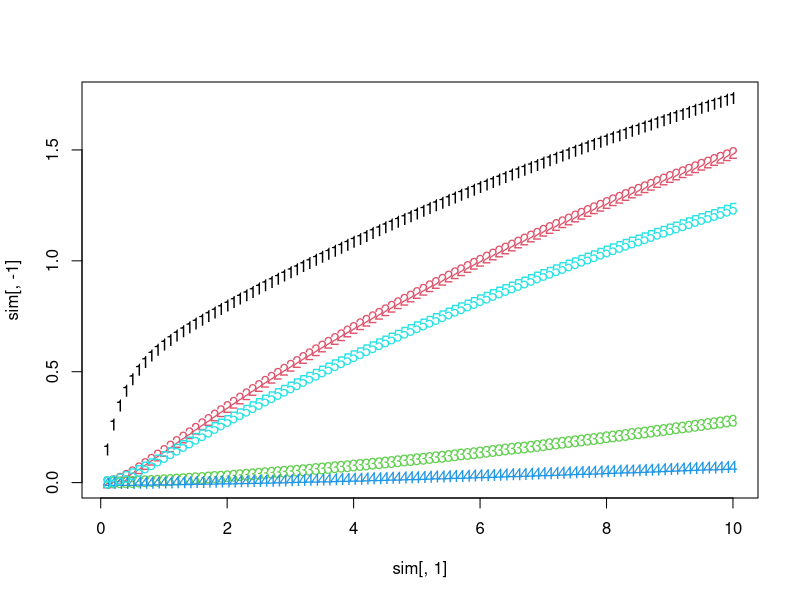

Write R code to recreate this figure.
#' Standard temperature and pressure correction factor
#'
#' @param std_temperature `numeric`, standard temperature value in Kelvin,
#' default: 273.2 K (== 0 °C)
#' @param tissue_temperature `numeric`, tissue temperature value in Kelvin,
#' default: 310.2 (== 37 °C)
#' @param std_pressure `numeric`, standard_pressure in atm, default: 1 atm
#' (== 101.325 kPa)
#' @return `numeric`, correction factor for temperature/pressure condition
#' @examples
#' # BTPS (body temperature, pressure saturated (ignored))
#' stp_factor()
#' # STPD (standard temperature, pressure, dry)
#' stp_factor(tissue_temperature = 273.2)
stp_factor <- function(std_temperature = 273.2, tissue_temperature = 310.2,
                       std_pressure = 1) {
    std_temperature / (std_pressure * tissue_temperature)
}

#' Conductance
#'
#' Conductance is defined as ability of the fluid to deliver anaesthetic agents
#' across a partial pressure gradient.
#'
#' @param flow `numeric`, blood/air flow in l/min.
#' @param partition_coefficient `numeric`, blood:gas or tissue:gas
#' partition coefficient
#' @param tp_factor `numeric`, temperature/pressure factor
#' @return `numeric`, conductance of the tissue in l/(min*atm)
#'
#' @details
#' From Cowles et al.:
#' "In the case of blood perfusing a tissue,
#' the conductance is equal to the rate of blood flow
#' multiplied by the blood:gas partition coefficient and the factor, T0/P0Ti.
#' In the case of the alveolar gas ventilating the lungs,
#' the conductance is the rate of alveolar ventilation
#' multiplied by the factor, T0/P0Ti.
#' The gas:gas partition coefficient is equal to 1.0, by definition."
#
#' @references
#' Eqn. 6 in
#' Cowles, A. L., Borgstedt, H. H., & Gillies, A. J. (1973).
#' A simplified digital method for predicting anesthetic uptake and distribution.
#' Computers in Biology and Medicine, 3(4), 385-395.
#' \doi{10.1016/0010-4825(73)90004-8}
conductance <- function(flow, partition_coefficient, tp_factor = stp_factor()) {
    unname(flow * partition_coefficient) * tp_factor
}

#' Capacitance
#'
#' Capacitance is defined as ability of a tissue to hold anaesthetic agents
#' ant any given partial pressure.
#'
#' @param tissue_volume `numeric`, tissue volume in l.
#' @param tissue_coefficient `numeric`, tissue:gas partition coefficient
#' @param blood_volume `numeric`, tissue volume in l.
#' @param blood_coefficient `numeric`, blood:gas partition coefficient
#' @param tp_factor `numeric`, temperature/pressure factor
#' @return `numeric`, conductance of the tissue in l/(min*atm)
#'
#' @details
#' From Cowles et al.:
#' "KETY(14) has shown that most tissues are so finely perfused that they
#' can be considered to be in equilibrium with their venous blood.
#' Therefore the venous blood contained within a tissue compartment must be
#' considered to be a part of that tissue compartment.
#'
#' @references
#' Eqn. 14 in
#' Cowles, A. L., Borgstedt, H. H., & Gillies, A. J. (1973).
#' A simplified digital method for predicting anesthetic uptake and distribution.
#' Computers in Biology and Medicine, 3(4), 385-395.
#' \doi{10.1016/0010-4825(73)90004-8}
capacitance <- function(tissue_volume, tissue_coefficient,
                        blood_volume, blood_coefficient,
                        tp_factor = stp_factor()) {
    unname(
        tissue_volume * tissue_coefficient +
        blood_volume * blood_coefficient
    ) * tp_factor
}

#' Lung capacitance
#'
#' Capacitance is defined as ability of a tissue to hold anaesthetic agents
#' ant any given partial pressure.
#'
#' @param tissue_volume `numeric`, tissue volume in l.
#' @param tissue_coefficient `numeric`, tissue:gas partition coefficient
#' @param blood_volume `numeric`, tissue volume in l.
#' @param blood_coefficient `numeric`, blood:gas partition coefficient
#' @param tp_factor `numeric`, temperature/pressure factor
#' @return `numeric`, conductance of the tissue in l/(min*atm)
#'
#' @details
#' From Cowles et al.:
#' Alveolar air, lung tissue and arterial blood are also in equilibrium.
#'
#' @references
#' Eqn. 15 in
#' Cowles, A. L., Borgstedt, H. H., & Gillies, A. J. (1973).
#' A simplified digital method for predicting anesthetic uptake and distribution.
#' Computers in Biology and Medicine, 3(4), 385-395.
#' \doi{10.1016/0010-4825(73)90004-8}
lung_capacitance <- function(air_volume,
                             tissue_volume, tissue_coefficient,
                             blood_volume, blood_coefficient,
                             tp_factor = stp_factor()) {
    unname(
        air_volume + tissue_volume * tissue_coefficient +
        blood_volume * blood_coefficient
    ) * tp_factor
}

#' Partition coefficients
#'
#' Partition coefficients for commonly used volatile anaesthetics.
#'
#' @param anaesthetic `character(1)`, anaesthetic
#' @return a named `numeric` with tissue partition coefficients for
#' *lung*, *vrg* (vessel rich group, visceral: brain, heart, kidney, ...),
#' *mus* (muscle, lean tissue: muscle, skin, subcutaneous tissue, ...),
#' and *fat* (fat, fatty tissue: yellow marrow, fat) for the given anaesthetic.
#'
#' @references
#' Table 2 in
#' Cowles, A. L., Borgstedt, H. H., & Gillies, A. J. (1973).
#' A simplified digital method for predicting anesthetic uptake and distribution.
#' Computers in Biology and Medicine, 3(4), 385-395.
#' \doi{10.1016/0010-4825(73)90004-8}
#'
#' @examples
#' tissue_coefficients("nitrous oxide")
tissue_coefficients <- function(anaesthetic = c(
                                    "nitrous-oxide",
                                    "diethyl-ether"
                                )) {
    switch(
        match.arg(anaesthetic),
        "nitrous-oxide" = c(lung = 0.463, vrg = 0.463, mus = 0.463, fat = 1.03),
        "diethyl-ether" = c(lung = 12.1, vrg = 12.1, mus = 12.1, fat = 44.1)
    )
}

#' Cardiac output
#'
#' Partial blood flow of common compartments.
#'
#' @param total `numeric`, total cardiac output in l/min.
#' @param prop_lung `numeric`, proportion of cardiac output to the lung, should
#' be 1.00 in general.
#' @param prop_vrg `numeric`, proportion of cardiac output to the vessel rich
#' compartment.
#' @param prop_mus `numeric`, proportion of cardiac output to the musle
#' compartment.
#' @param prop_fat `numeric`, proportion of cardiac output to the fat
#' compartment.
#'
#' @return a named `numeric` with blood flow values (in l/min) for
#' *lung*, *vrg* (vessel rich group, visceral: brain, heart, kidney, ...),
#' *mus* (muscle, lean tissue: muscle, skin, subcutaneous tissue, ...),
#' and *fat* (fat, fatty tissue: yellow marrow, fat) for the given anaesthetic.
#'
#' @references
#' Table 3 in
#' Cowles, A. L., Borgstedt, H. H., & Gillies, A. J. (1973).
#' A simplified digital method for predicting anesthetic uptake and distribution.
#' Computers in Biology and Medicine, 3(4), 385-395.
#' \doi{10.1016/0010-4825(73)90004-8}
cardiac_output <- function(total = 6.3,
                           prop_lung = 1.0, prop_vrg = 0.798, prop_mus = 0.157,
                           prop_fat = 0.044) {
    if (prop_vrg + prop_mus + prop_fat > 1)
        stop(
            "Sum of proportions of vrg, mus and fat ",
            "should not be larger than 1.0."
        )

    c(
        lung = prop_lung * total,
        vrg = prop_vrg * total, mus = prop_mus * total, fat = prop_fat * total
    )
}

#' Volumes
#'
#' @references
#' Table 3 in
#' Cowles, A. L., Borgstedt, H. H., & Gillies, A. J. (1973).
#' A simplified digital method for predicting anesthetic uptake and distribution.
#' Computers in Biology and Medicine, 3(4), 385-395.
#' \doi{10.1016/0010-4825(73)90004-8}
tissue_volume <- c(
    lung_air = 2.68, lung_tissue = 1.0,
    vrg = 8.83, mus = 36.25, fat = 11.5
)
blood_volume <- c(lung = 1.4, vrg = 3.2, mus = 0.63, fat = 0.18)

#' Simulate anaesthetic uptake
#'
#' @param pinsp `numeric(1)`, inspiratory partial pressure of the anaesthetic.
#' @param delta_time `numeric(1)`, time difference between each calculation step.
#' @param total_time `numeric(1)`, total time to simulate.
#' @param conductances `numeric(4)`, conductances.
#' @param capacitances `numeric(4)`, capacitances.
#' @return `matrix`, with partial pressures for each simulation step.
#'
#' @references
#' Figure 1 in
#' Cowles, A. L., Borgstedt, H. H., & Gillies, A. J. (1973).
#' A simplified digital method for predicting anesthetic uptake and distribution.
#' Computers in Biology and Medicine, 3(4), 385-395.
#' \doi{10.1016/0010-4825(73)90004-8}
sim_anaesthetic_uptake <- function(pinsp,
                                   delta_time = 0.1, total_time = 10,
                                   conductances, capacitances) {
    n <- ceiling(total_time / delta_time)

    partial_pressures <- c(lung = 0, vrg = 0, mus = 0, fat = 0)
    results <- matrix(
        NA_real_, nrow = n, ncol = length(partial_pressures) + 2,
        dimnames = list(c(), c("time", names(partial_pressures), "cv"))
    )

    for (i in seq_len(n)) {
        dvdtpt <- (pinsp - partial_pressures["lung"]) * conductances["lung"]
        dvdt <- c(
            dvdt1 = 0,
            dvdt2 = (partial_pressures["lung"] - partial_pressures["vrg"]) *
                conductances["vrg"],
            dvdt3 = (partial_pressures["lung"] - partial_pressures["mus"]) *
                conductances["mus"],
            dvdt4 = (partial_pressures["lung"] - partial_pressures["fat"]) *
                conductances["fat"]
        )
        dvdt["dvdt1"] <- dvdtpt - sum(dvdt)
        partial_pressures <-
            partial_pressures + dvdt * delta_time / capacitances
        pcv <- sum(
            partial_pressures[c("vrg", "mus", "fat")] *
                conductances[c("vrg", "mus", "fat")]
        ) / sum(conductances[c("vrg", "mus", "fat")])
        results[i,] <- c(i * delta_time, partial_pressures, pcv)
    }
    results
}



#' Test case with diethyl ether as in Cowles 1973, Table 4
#' set total to 6.3 * 0.5 to simulate reduced cardiac output (row 3 in Table 4)
blood_flow <- cardiac_output(total = 6.3)
part_coefs <- tissue_coefficients("diethyl-ether")

#' Conductances
conductances <- c(
    ## do we have to use the alveolar ventilation here? 4.0 l/min?
    ## and a gas:gas partition coefficient of 1.0?
    ## from Cowles 1973:
    ## In the case of blood perfusing a tissue, the conductance is equal to
    ## the rate of blood flow multiplied by the blood:gas partition coefficient
    ## and the factor, T0/P0Ti. In the case of the alveolar gas ventilating
    ## the lungs, the conductance is the rate of alveolar ventilation
    ## multiplied by the factor, T0/P0Ti.
    ## The gas:gas partition coefficient is equal to 1.0, by definition.
    lung = conductance(
        flow = 4.0,                     # alveolar minute ventilation
        partition_coefficient = 1.0     # gas:gas partition coefficient
    ),
    vrg = conductance(blood_flow["vrg"], part_coefs["lung"]),
    mus = conductance(blood_flow["mus"], part_coefs["lung"]),
    fat = conductance(blood_flow["fat"], part_coefs["lung"])
)

#' Capacitances
capacitances <- c(
    lung = lung_capacitance(
        tissue_volume["lung_air"],
        ## blood volume and tissue:gas == blood:gas in that case
        tissue_volume["lung_tissue"], tissue_coefficient = part_coefs["lung"],
        ## blood volume and blood:gas part_coefs
        blood_volume["lung"], part_coefs["lung"]
    ),
    vrg = capacitance(
        tissue_volume["vrg"], part_coefs["vrg"],
        blood_volume["vrg"], part_coefs["lung"]
    ),
    mus = capacitance(
        tissue_volume["mus"], part_coefs["mus"],
        blood_volume["mus"], part_coefs["lung"]
    ),
    fat = capacitance(
        tissue_volume["fat"], part_coefs["fat"],
        blood_volume["fat"], part_coefs["lung"]
    )
)

sim <- sim_anaesthetic_uptake(
    pinsp = 12, delta_time = 0.1, total_time = 10,
    conductances = conductances, capacitances = capacitances
)

matplot(sim[, 1], sim[, -1])
